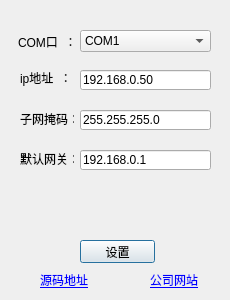
<?xml version="1.0" encoding="UTF-8"?>
<ui version="4.0">
 <class>Dialog</class>
 <widget class="QDialog" name="Dialog">
  <property name="geometry">
   <rect>
    <x>0</x>
    <y>0</y>
    <width>230</width>
    <height>300</height>
   </rect>
  </property>
  <property name="windowTitle">
   <string>沃航配置工具</string>
  </property>
  <widget class="QPushButton" name="setnet">
   <property name="geometry">
    <rect>
     <x>80</x>
     <y>240</y>
     <width>75</width>
     <height>23</height>
    </rect>
   </property>
   <property name="text">
    <string>设置</string>
   </property>
  </widget>
  <widget class="QLineEdit" name="ip">
   <property name="geometry">
    <rect>
     <x>80</x>
     <y>70</y>
     <width>131</width>
     <height>20</height>
    </rect>
   </property>
   <property name="text">
    <string>192.168.0.50</string>
   </property>
  </widget>
  <widget class="QLabel" name="iplabel">
   <property name="geometry">
    <rect>
     <x>20</x>
     <y>68</y>
     <width>61</width>
     <height>20</height>
    </rect>
   </property>
   <property name="text">
    <string>ip地址  ：</string>
   </property>
  </widget>
  <widget class="QLabel" name="masklabel">
   <property name="geometry">
    <rect>
     <x>20</x>
     <y>113</y>
     <width>54</width>
     <height>12</height>
    </rect>
   </property>
   <property name="text">
    <string>子网掩码：</string>
   </property>
  </widget>
  <widget class="QLineEdit" name="mask">
   <property name="geometry">
    <rect>
     <x>80</x>
     <y>110</y>
     <width>131</width>
     <height>20</height>
    </rect>
   </property>
   <property name="text">
    <string>255.255.255.0</string>
   </property>
  </widget>
  <widget class="QLabel" name="gatewaylabel">
   <property name="geometry">
    <rect>
     <x>20</x>
     <y>153</y>
     <width>54</width>
     <height>12</height>
    </rect>
   </property>
   <property name="text">
    <string>默认网关：</string>
   </property>
  </widget>
  <widget class="QLineEdit" name="gateway">
   <property name="geometry">
    <rect>
     <x>80</x>
     <y>150</y>
     <width>131</width>
     <height>20</height>
    </rect>
   </property>
   <property name="text">
    <string>192.168.0.1</string>
   </property>
  </widget>
  <widget class="QLabel" name="tips">
   <property name="geometry">
    <rect>
     <x>40</x>
     <y>190</y>
     <width>151</width>
     <height>31</height>
    </rect>
   </property>
   <property name="text">
    <string/>
   </property>
  </widget>
  <widget class="QComboBox" name="com">
   <property name="geometry">
    <rect>
     <x>80</x>
     <y>30</y>
     <width>131</width>
     <height>22</height>
    </rect>
   </property>
   <item>
    <property name="text">
     <string>COM1</string>
    </property>
   </item>
   <item>
    <property name="text">
     <string>COM2</string>
    </property>
   </item>
   <item>
    <property name="text">
     <string>COM3</string>
    </property>
   </item>
   <item>
    <property name="text">
     <string>COM4</string>
    </property>
   </item>
   <item>
    <property name="text">
     <string>COM5</string>
    </property>
   </item>
   <item>
    <property name="text">
     <string>COM6</string>
    </property>
   </item>
   <item>
    <property name="text">
     <string>COM7</string>
    </property>
   </item>
   <item>
    <property name="text">
     <string>COM8</string>
    </property>
   </item>
   <item>
    <property name="text">
     <string>COM9</string>
    </property>
   </item>
   <item>
    <property name="text">
     <string>COM10</string>
    </property>
   </item>
   <item>
    <property name="text">
     <string>COM11</string>
    </property>
   </item>
   <item>
    <property name="text">
     <string>COM12</string>
    </property>
   </item>
   <item>
    <property name="text">
     <string>COM13</string>
    </property>
   </item>
   <item>
    <property name="text">
     <string>COM14</string>
    </property>
   </item>
   <item>
    <property name="text">
     <string>COM15</string>
    </property>
   </item>
   <item>
    <property name="text">
     <string>COM16</string>
    </property>
   </item>
   <item>
    <property name="text">
     <string>COM17</string>
    </property>
   </item>
   <item>
    <property name="text">
     <string>COM18</string>
    </property>
   </item>
   <item>
    <property name="text">
     <string>COM19</string>
    </property>
   </item>
   <item>
    <property name="text">
     <string>COM20</string>
    </property>
   </item>
  </widget>
  <widget class="QLabel" name="comlabel">
   <property name="geometry">
    <rect>
     <x>18</x>
     <y>30</y>
     <width>61</width>
     <height>23</height>
    </rect>
   </property>
   <property name="text">
    <string>COM口  ：</string>
   </property>
  </widget>
  <widget class="QLabel" name="alabel">
   <property name="geometry">
    <rect>
     <x>40</x>
     <y>270</y>
     <width>51</width>
     <height>21</height>
    </rect>
   </property>
   <property name="text">
    <string>&lt;a href=&quot;https://github.com/worldflyingct/setdevicetool&quot;&gt;源码地址&lt;/a&gt;</string>
   </property>
   <property name="openExternalLinks">
    <bool>true</bool>
   </property>
  </widget>
  <widget class="QLabel" name="alabel2">
   <property name="geometry">
    <rect>
     <x>150</x>
     <y>270</y>
     <width>51</width>
     <height>21</height>
    </rect>
   </property>
   <property name="text">
    <string>&lt;a href=&quot;https://www.worldflying.cn&quot;&gt;公司网站&lt;/a&gt;</string>
   </property>
   <property name="openExternalLinks">
    <bool>true</bool>
   </property>
  </widget>
 </widget>
 <resources/>
 <connections/>
</ui>
